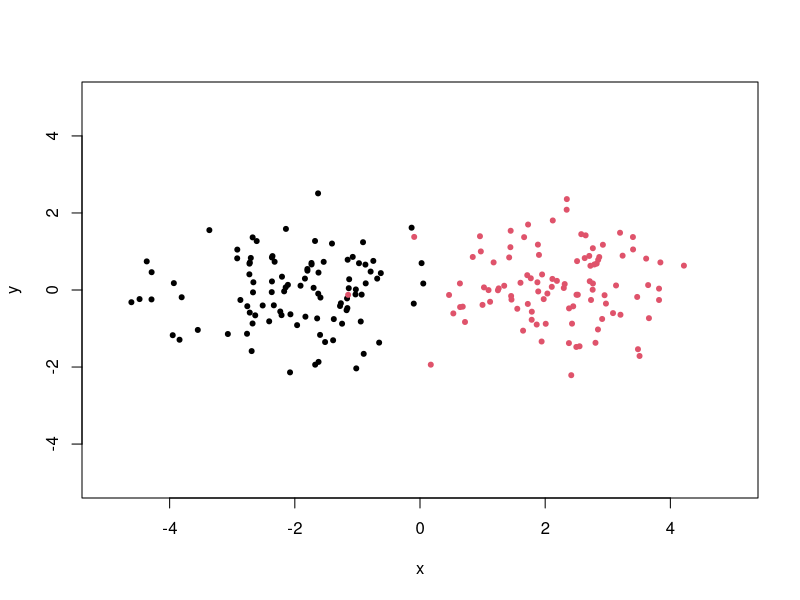
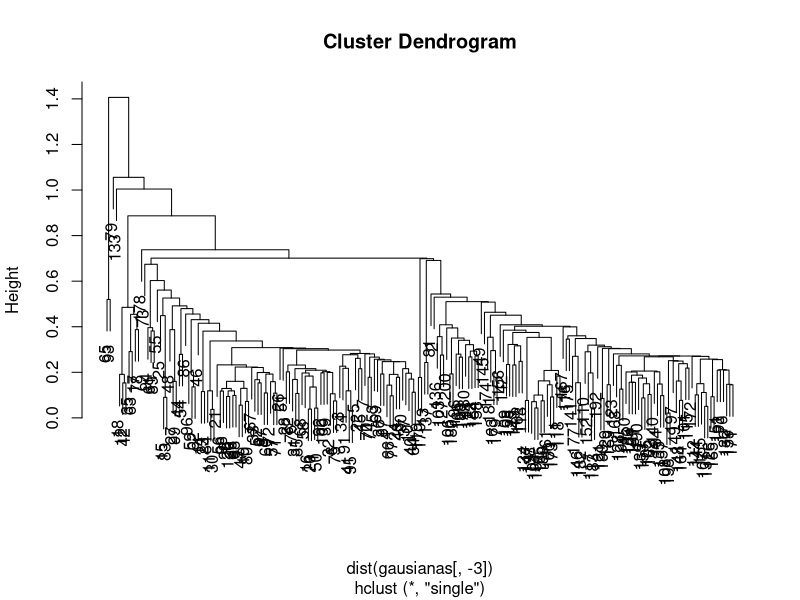
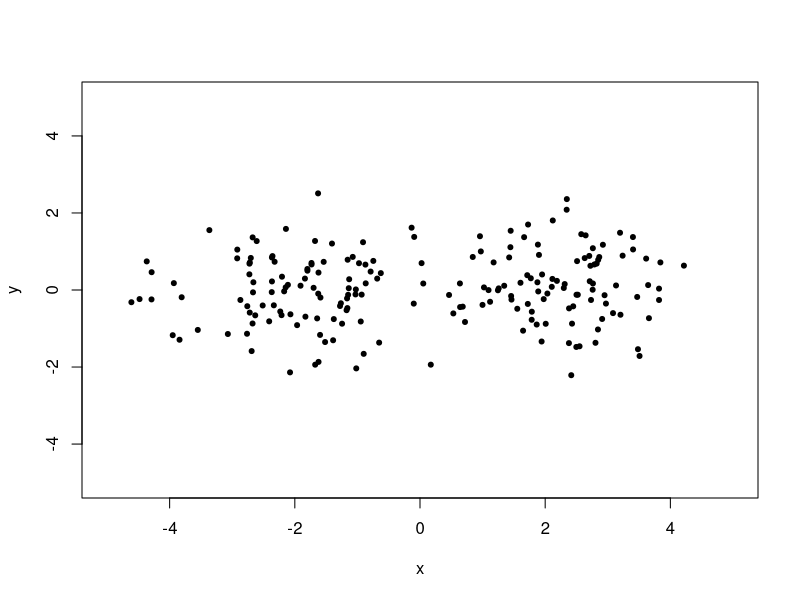
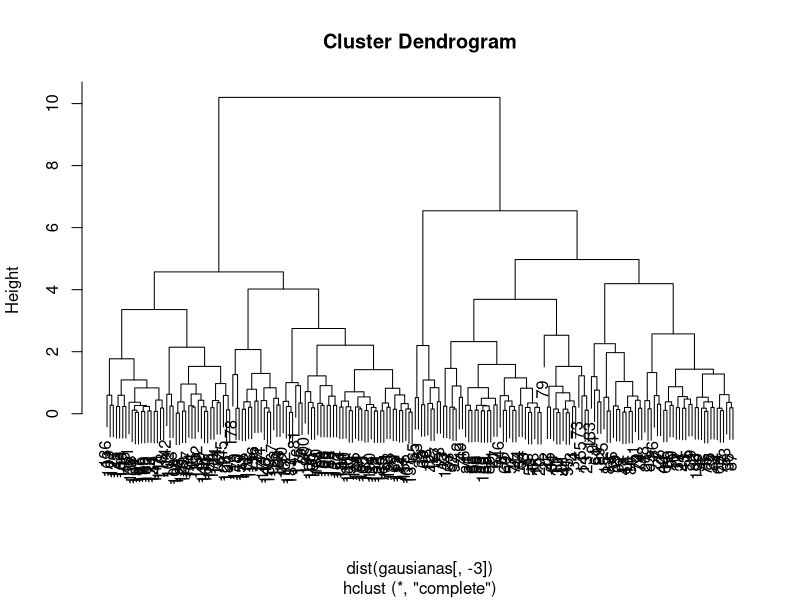
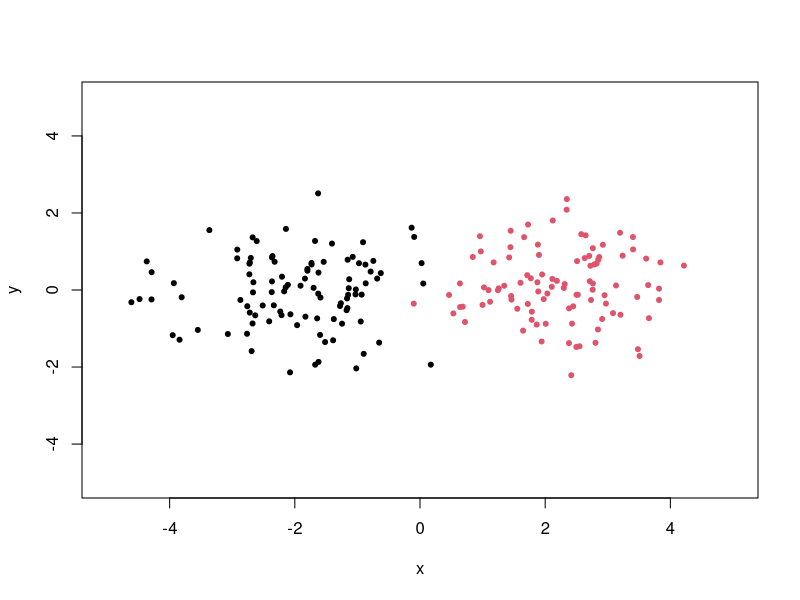
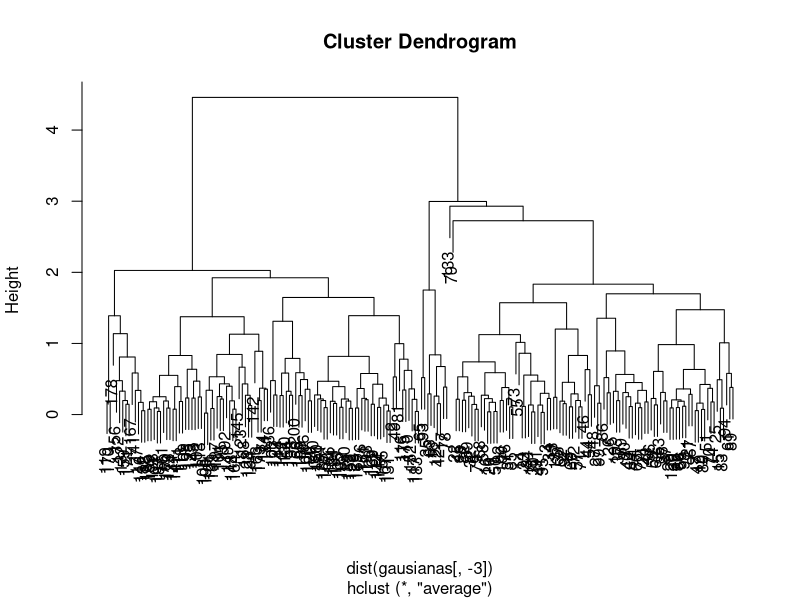
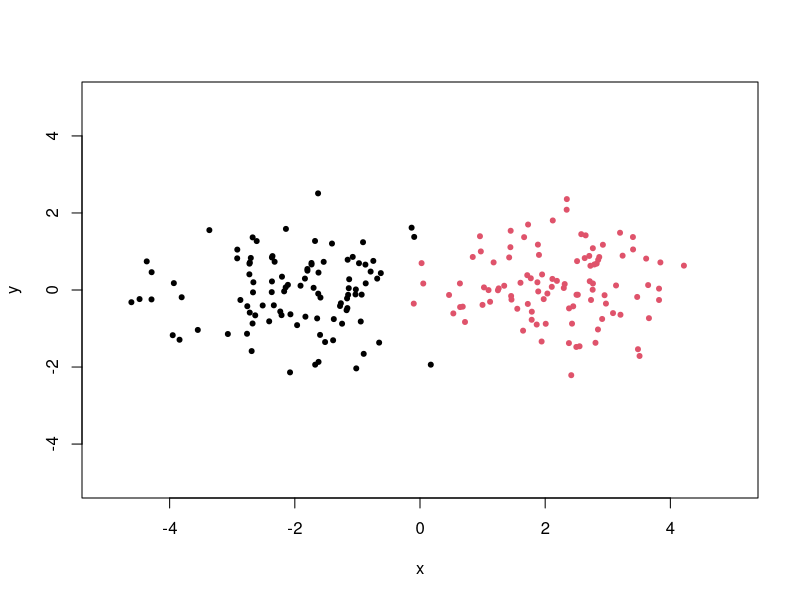
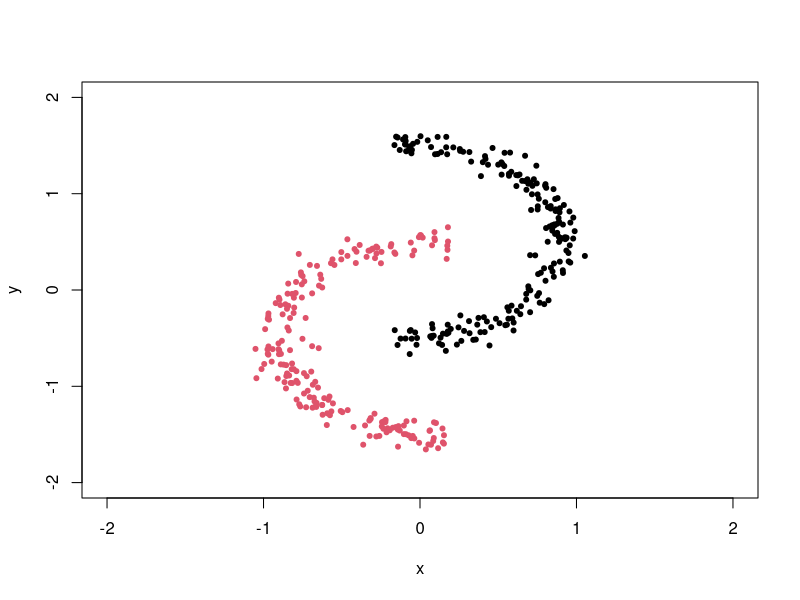

Recreate these plots in R, in order.
#!/usr/bin/Rscript
library(stats)
library(cluster)

##dos clusters de dist. gaussianas
crea.gausianas<-function(tot.puntos=100,gap=2){
x<-rnorm(tot.puntos,mean=-gap)
y<-rnorm(tot.puntos,mean=0)
gausianas<-cbind(x,y,rep(1,length(x)))
x<-rnorm(tot.puntos,mean=gap)
y<-rnorm(tot.puntos,mean=0)
gausianas<-rbind(gausianas,cbind(x,y,rep(2,length(x))))
return(gausianas)
}

gausianas<-crea.gausianas()
plot(gausianas[,-3],pch=20,col=gausianas[,3],xlab="x",ylab="y",xlim=c(-5,5),ylim=c(-5,5))

#ahora aplico hclust con single link
cc<-hclust(dist(gausianas[,-3]),method="single")
#controlar el dendograma
plot(cc)
#ver el clustering
plot(gausianas[,-3],pch=20,col=cutree(cc,k=2),xlab="x",ylab="y",xlim=c(-5,5),ylim=c(-5,5))

#repito con complete y average linkage
cc<-hclust(dist(gausianas[,-3]),method="complete")
#controlar el dendograma
plot(cc)
#ver el clustering
plot(gausianas[,-3],pch=20,col=cutree(cc,k=2),xlab="x",ylab="y",xlim=c(-5,5),ylim=c(-5,5))

cc<-hclust(dist(gausianas[,-3]),method="average")
#controlar el dendograma
plot(cc)
#ver el clustering
plot(gausianas[,-3],pch=20,col=cutree(cc,k=2),xlab="x",ylab="y",xlim=c(-5,5),ylim=c(-5,5))


##moons dataset
crea.moons<-function(tot.puntos=200,gap=-0.1,noise=0.07){
theta<-runif(tot.puntos,-pi/2+gap,pi/2-gap)
ro<-  rnorm(tot.puntos,1,noise)
x<-ro*cos(theta)-0.1
y<-ro*sin(theta)+0.5
moons<-cbind(x,y,rep(1,length(x)))
theta<-runif(tot.puntos,pi/2+gap,3/2*pi-gap)
ro<-  rnorm(tot.puntos,1,noise)
x<-ro*cos(theta)+0.1
y<-ro*sin(theta)-0.5
moons<-rbind(moons,cbind(x,y,rep(2,length(x))))
return(moons)
}

moons<-crea.moons()
plot(moons[,-3],pch=20,col=moons[,3],xlab="x",ylab="y",xlim=c(-2,2),ylim=c(-2,2))


#aplico hclust a moons
cc<-hclust(dist(moons[,-3]),method="single")
#controlar el dendograma
plot(cc)
#ver el clustering
plot(moons[,-3],pch=20,col=cutree(cc,k=2),xlab="x",ylab="y",xlim=c(-2,2),ylim=c(-2,2))

cc<-hclust(dist(moons[,-3]),method="complete")
plot(cc)
plot(moons[,-3],pch=20,col=cutree(cc,k=2),xlab="x",ylab="y",xlim=c(-2,2),ylim=c(-2,2))

cc<-hclust(dist(moons[,-3]),method="average")
plot(cc)
plot(moons[,-3],pch=20,col=cutree(cc,k=2),xlab="x",ylab="y",xlim=c(-2,2),ylim=c(-2,2))


#aplico hclust average para obtener el dendograma de las ciudades de europa (eurodist) (ver ejemplo en codigo de mds)
cc<-hclust(eurodist,method="average")
# cc<-hclust(eurodist,method="single")
# cc<-hclust(eurodist,method="complete")
plot(cc)
#tambien puedo ver en el plot del mds como quedan los clusters, usando colores (6 clusters)
loc <- cmdscale(eurodist)
x <- loc[,1]
y <- -loc[,2]
plot(x, y, type="n", xlab="", ylab="", main="cmdscale(eurodist)")
text(x, y, rownames(loc), cex=0.8,col=cutree(cc,6))


#iris
data(iris)
#aplico average
cc<-hclust(dist(iris[,-5]),method="average")
#ploteo el dendrograma y marco 3 clusters, y ploteo el clustering
plot(cc)
rect.hclust(cc,3)

plot(iris[,-5],col=cutree(cc,k=3),pch=as.numeric(iris[,5]))
#repito con single
cc<-hclust(dist(iris[,-5]),method="single")
plot(iris[,-5],col=cutree(cc,k=3),pch=as.numeric(iris[,5]))



#genero un outlier en gausianas

viejo<-gausianas[1,]
gausianas[1,]<-c(-100,0,1)
plot(gausianas[,-3],pch=20,col=gausianas[,3],xlab="x",ylab="y")

gap<-3
#ahora aplico hclust con single link
cc<-hclust(dist(gausianas[,-3]),method="single")
#controlar el dendograma
plot(cc)
#ver el clustering con dos clusters
plot(gausianas[,-3],pch=20,col=cutree(cc,k=2),xlab="x",ylab="y",xlim=c(-2*gap,2*gap),ylim=c(-2*gap,2*gap))
#ver el clustering con tres clusters (el outlier no destruye el resultado, hay que ignorarlo!)
plot(gausianas[,-3],pch=20,col=cutree(cc,k=3),xlab="x",ylab="y",xlim=c(-2*gap,2*gap),ylim=c(-2*gap,2*gap))

#repito con complete y average linkage
cc<-hclust(dist(gausianas[,-3]),method="complete")
#controlar el dendograma
plot(cc)
#ver el clustering
plot(gausianas[,-3],pch=20,col=cutree(cc,k=2),xlab="x",ylab="y",xlim=c(-2*gap,2*gap),ylim=c(-2*gap,2*gap))

cc<-hclust(dist(gausianas[,-3]),method="average")
#controlar el dendograma
plot(cc)
#ver el clustering
plot(gausianas[,-3],pch=20,col=cutree(cc,k=2),xlab="x",ylab="y",xlim=c(-2*gap,2*gap),ylim=c(-2*gap,2*gap))

#vuelvo al dataset original
gausianas[1,]<-viejo
